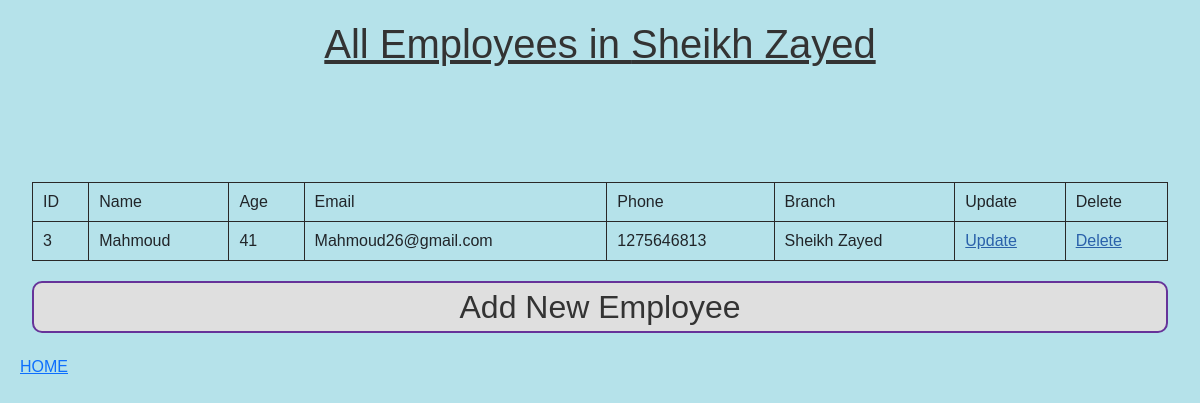
The app's page /branches/4/ with its own data.
### Branches/models.py (models this page shows)
class Branch(models.Model):
    name = models.CharField(max_length=50)
    buildingNumber = models.IntegerField(blank=True, null=True)
    street = models.CharField(max_length=50)
    area = models.CharField(max_length=50)
    city = models.CharField(max_length=50)
    country = models.CharField(max_length=50)
    manager = models.ForeignKey("Employees.Employee", on_delete=models.CASCADE, blank=True, null=True)
    def __str__(self):
        return self.name

### Employees/models.py (models this page shows, shortened)
class Employee(models.Model):
    name = models.CharField(max_length=50)
    age = models.IntegerField(blank=True, null=True)
    email = models.EmailField(blank=True, null=True)
    phone = models.IntegerField(blank=True, null=True)
    currentBranch = models.ForeignKey("Branches.Branch", null=True,on_delete=models.SET_NULL)

### Branches/views.py (the view)
# urls.py: path('<id>/', BranchEmployees_view),
def BranchEmployees_view(request, id):
    context = {}
    context["branch"] = get_object_or_404(Branch, id = id)
    context["data"] = Employee.objects.filter(currentBranch = id)
    return render(request, "BranchEmployee.html", context)

### templates/BranchEmployee.html (shortened to what this page needs)
<html lang="en">
<head>
    {% load static %}
    <link rel="stylesheet" href="{% static 'bootstrap.css'%}">
    <link rel="stylesheet" href="{% static 'main.css' %}">
</head>
<body>
    <div class="container-fluid">
        <h1>All Employees in {{branch}}</h1>
        <table>
            <tr>
                <td>ID</td>
                <td>Name</td>
                <td>Age</td>
                <td>Email</td>
                <td>Phone</td>
                <td>Branch</td>
                <td>Update</td>
                <td>Delete</td>
            </tr>
            {% for row in data %}
            <tr>
                <td>{{row.id}}</td>
                <td>{{row.name}}</td>
                <td>{{row.age}}</td>
                <td>{{row.email}}</td>
                <td>{{row.phone}}</td>
                <td>{{row.currentBranch}}</td>
                <td><a href="/employees/update/{{row.id}}/">Update</a></td>
                <td><a href="/employees/delete/{{row.id}}/">Delete</a></td>
            </tr>
            {% endfor %}
        </table>
        <div class="row">
            <div class="col-12">
                <div class="database-select">
                    <a href="create/">Add New Employee</a>
                </div>
            </div>
        </div>
    </div>
    <a href="/">HOME</a>
</body>

### templates/static/main.css (style rules this page uses)
body { font-family: Arial, sans-serif; margin: 20px; background-color: rgb(181, 226, 234); }
h1 { color: #333; text-align: center; text-decoration: underline; margin-bottom: 10%; }
table { width: 100%; border-collapse: collapse; margin-bottom: 20px; }
th, td { padding: 10px; text-align: left; border: 1px solid #292828; }
.entity_box, .database-select { color: #333; border-radius: 10px; border: 2px solid rebeccapurple; text-align: center; font-size: xx-large; margin-bottom: 2%; background-color: #dfdfdf; width: 100%; }
.entity_box a, .database-select a { color: #333; text-decoration: none; }
table a { color: rgb(42, 97, 170); }

### records on screen
Branch: name "Sheikh Zayed"
Employee: id "3", name "Mahmoud", age "41", email "Mahmoud26@gmail.com", phone "1275646813", currentBranch "Sheikh Zayed"
